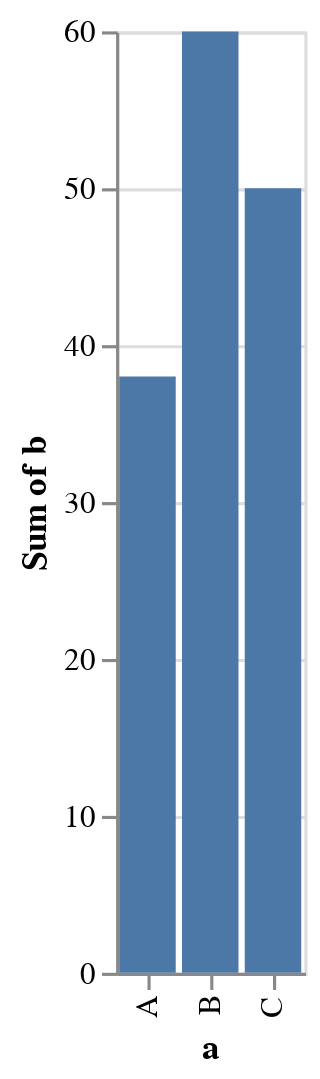

The notebook cell this image was saved under:
### Code cell
vega_lite_spec = {
    "data": {
        "values": [
            {"a": "A", "b": 28},
            {"a": "A", "b": 10},
            {"a": "B", "b": 55},
            {"a": "B", "b": 5},
            {"a": "C", "b": 43},
            {"a": "C", "b": 7},
        ]
    },
    "mark": "bar",
    "encoding": {
        "x": {"field": "a", "type": "nominal"},
        "y": {"field": "b", "type": "quantitative", "aggregate": "sum"},
    },
}
chart = alt.Chart.from_dict(vega_lite_spec)
chart

### Figure 1 — Vega-Lite specification as saved in the notebook (floating-point values rounded to 4 significant figures)
{"$schema": "https://vega.github.io/schema/vega-lite/v5.20.1.json", "config": {"view": {"continuousHeight": 300, "continuousWidth": 300}}, "data": {"name": "data-e806fb3f37ee6d34f7041c4b654ec63b"}, "datasets": {"data-e806fb3f37ee6d34f7041c4b654ec63b": [{"a": "A", "b": 28}, {"a": "A", "b": 10}, {"a": "B", "b": 55}, {"a": "B", "b": 5}, {"a": "C", "b": 43}, {"a": "C", "b": 7}]}, "encoding": {"x": {"field": "a", "type": "nominal"}, "y": {"aggregate": "sum", "field": "b", "type": "quantitative"}}, "mark": "bar"}
